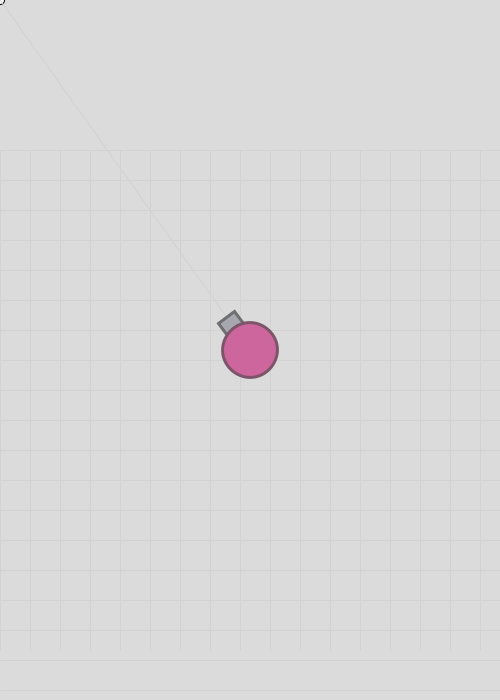
Frame 1 (no input)
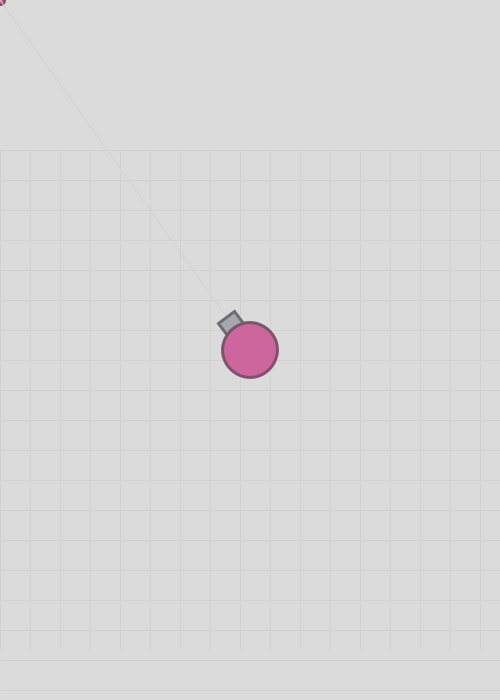
Frame 60 (the mouse pressed at the canvas centre just before this capture)
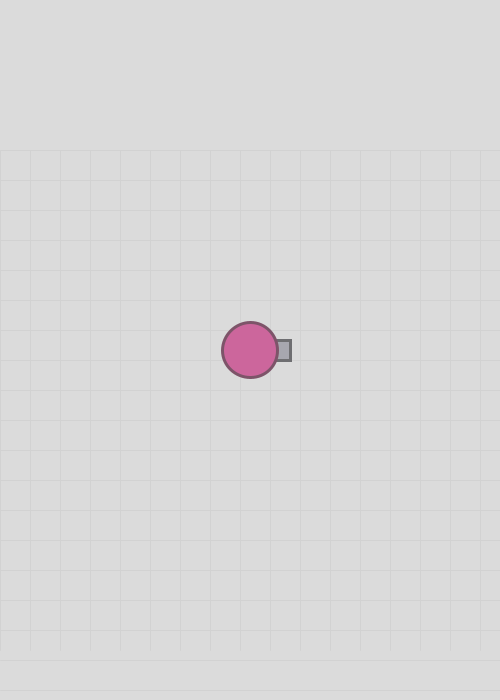
Frame 120 (the mouse held since frame 60 and released just before this capture)

The Processing sketch that drew these frames (run headless with seeded random() and noise(); from frame 60 on, the mouse is pressed at the canvas centre):

// Processing sketch: week07_6_arras06_vx_vy_void_keyPressed_void_keyReleased_void_dr
// ── week07_6_arras06_vx_vy_void_keyPressed_void_keyReleased_void_dr.pde
//week07_6_arras06_vx_vy_void_keyPressed_void_keyReleased_void_draw
//希望移動很順，因為 keyPressed 每秒次數不夠快，要在 void draw() 裡，移動它
//會移動的背景，但是其他要正確運作
void setup(){
  size(500,700);
}
void keyPressed(){ //按下去會有速度，放開後速度要變成0
  if(keyCode==RIGHT) vx=1; //x+=1;
  if(keyCode==LEFT) vx=-1; //x-=1;
  if(keyCode==UP) vy=-1; //y-=1;
  if(keyCode==DOWN) vy=1; //y+=1;
}
void keyReleased(){
  if(keyCode==LEFT || keyCode==RIGHT) vx=0;
  if(keyCode==UP || keyCode==DOWN) vy=0;
}
float x = 250, y=200, vx=0, vy=0; //代表移動的速度
void draw(){
  //background(215,184,200); //紅底
  //stroke(211,180,196); //紅底的線
  x+=vx;
  y+=vy;
  background(219); //灰底
  translate(-x, -y); //讓全世界，都向反方向移動
  translate(width/2, height/2); //把 0,0 移畫面正中心
  float mx = mouseX+x-width/2, my = mouseY+y-height/2; //換算 mx, my 的座標 
  ellipse(mx, my, 8, 8);
  stroke(210); //灰底的線
  strokeWeight(1);
  for(int i=0; i<30; i++){
    line(0, i*30, 500, i*30);
    line(i*30, 0, i*30, 500);
  }
  float dx = mx-x, dy = my-y; //改用 mx, my
  float a = atan2(dy,dx); //atan2() 算出角度
  line(x, y, mx, my); //改用 mx, my
  myTank(x, y, a);
}
void myTank(float x, float y, float a){
  translate(x, y); //大二下圖學課教的：移動
  rotate(a); //大二下圖學課教的：旋轉
  fill(167,167,175);
  stroke(110,110,113);
  strokeWeight(3);
  rect(20,-10,20,20);//砲管
  
  fill(204,102,156);
  stroke(125,84,105);
  strokeWeight(3);
  ellipse(0,0,55,55);//圓形的身體
}
